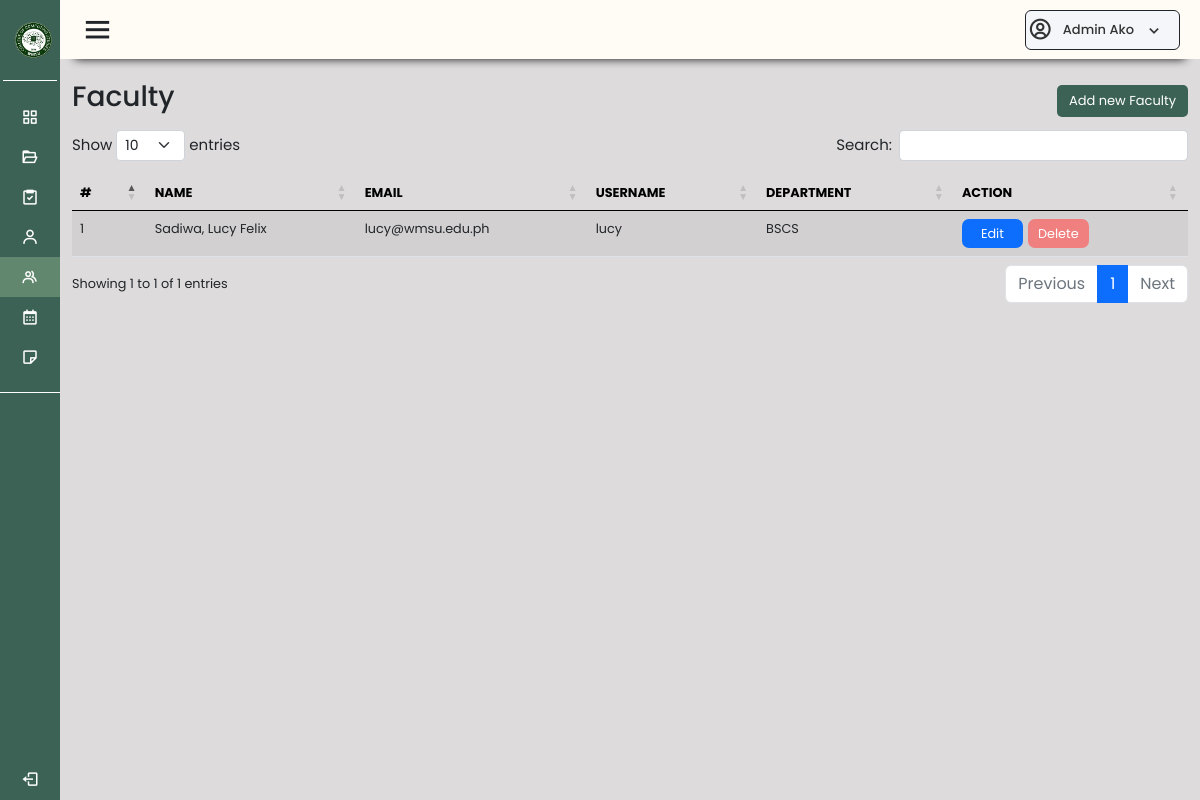
The page /admin/manage_faculty.php (signed in) on the database as committed earlier.
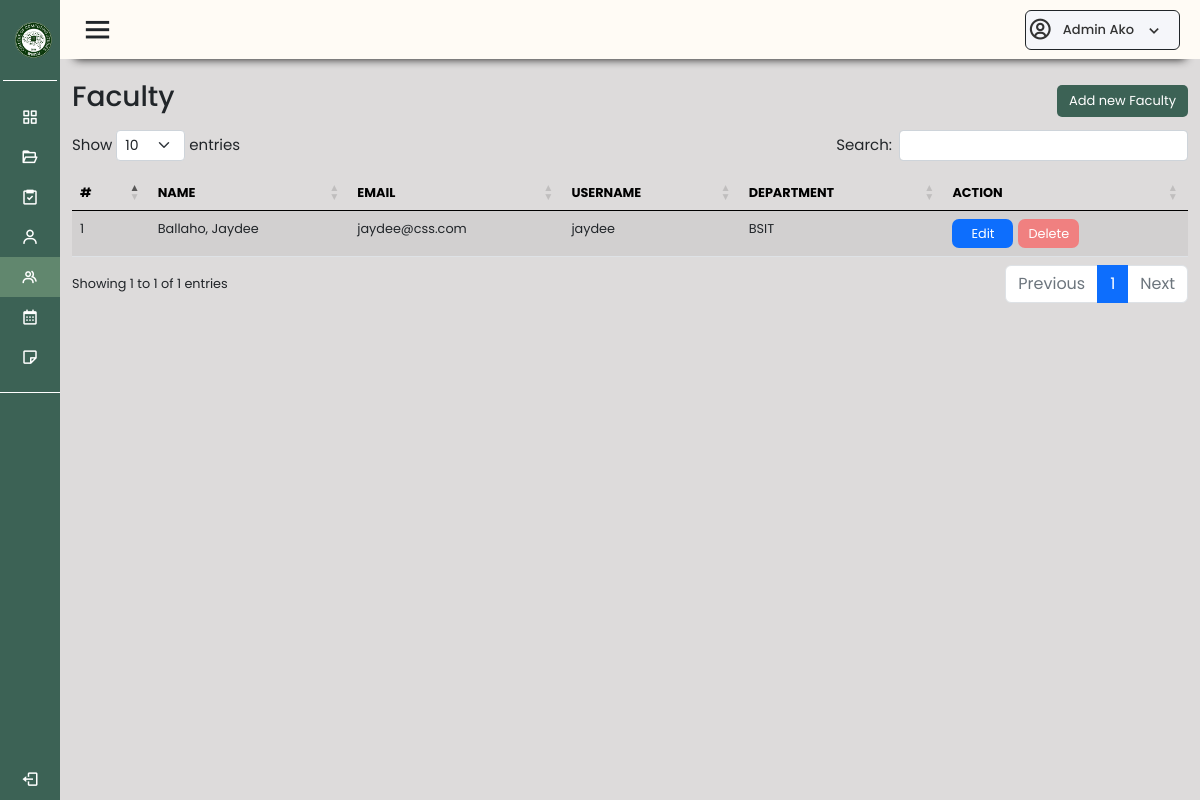
The same page on the database as committed later.
### tables this page shows
CREATE TABLE `faculty` (
  `id` int(11) NOT NULL,
  `firstname` varchar(255) NOT NULL,
  `lastname` varchar(255) NOT NULL,
  `email` varchar(100) NOT NULL,
  `username` varchar(255) NOT NULL,
  `password` varchar(100) NOT NULL,
  `department` varchar(100) NOT NULL,
  `contact_number` int(15) NOT NULL,
  `type` varchar(100) NOT NULL,
  `created_at` timestamp NOT NULL DEFAULT current_timestamp(),
  `updated_at` timestamp NOT NULL DEFAULT current_timestamp() ON UPDATE current_timestamp()
);

### class/faculty.class.php (called while the page is built, shortened)
<?php
require_once 'database.php';
class Faculty{
    protected $db;
    function __construct()
    {
        $this->db = new Database();
    }
    function show(){
        $sql = "SELECT * FROM faculty ORDER BY CONCAT('lastname',', ','firstname') ASC;";
        $query=$this->db->connect()->prepare($sql);
        if($query->execute()){
            $data = $query->fetchAll();
        }
        return $data;
    }
}
?>

### class/database.php (called while the page is built)
<?php
class Database{
    private $host = 'localhost';
    private $username = 'root';
    private $password = '';
    private $database = 'tams';
    protected $connection;
    function connect(){
        try
			{
				$this->connection = new PDO("mysql:host=$this->host;dbname=$this->database",
											$this->username, $this->password);
			}
			catch (PDOException $e)
			{
				echo "Connection error " . $e->getMessage();
			}
        return $this->connection;
    }
}
?>

### admin/manage_faculty.php (the view, shortened to what this page needs)
<?php
        require_once '../class/database.php';
        require_once '../class/faculty.class.php';
?>
<!DOCTYPE html>
<html lang="en">
<head>
    <link rel="stylesheet" href="../css/style.css">
    <link href='https://unpkg.com/boxicons@2.1.4/css/boxicons.min.css' rel='stylesheet'>
    <link rel="stylesheet" href="https://cdnjs.cloudflare.com/ajax/libs/twitter-bootstrap/5.2.0/css/bootstrap.min.css">
    <link rel="stylesheet" href="https://cdn.datatables.net/1.13.1/css/dataTables.bootstrap5.min.css">
</head>
<body>
    <div class="sidebar-admin">
        <div class="logo-details">
            <img class="sidebar-logo" src="../img/rlogo.png" alt="logo ccs">
            <span class="logo_name">Thesis Repositories</span>
        </div>
        <hr class="line-ko">
        <ul class="navi-links">
            <li>
                <a href="../admin/dashboard.php">
                    <i class='bx bx-grid-alt'></i>
                    <span class="link-name">Dashboard</span>
                </a>
            </li>
            <li>
                <a href="../admin/archives.php">
                    <i class='bx bx-folder-open'></i>
                    <span class="link-name">Archives</span>
                </a>
            </li>
            <li>
                <a href="../admin/thesis_status.php">
                    <i class='bx bx-task'></i>
                    <span class="link-name">Thesis Status</span>
                </a>
            </li>
            <li>
                <a href="../admin/manage_students.php">
                    <i class='bx bx-user'></i>
                    <span class="link-name">Manage Student</span>
                </a>
            </li>
            <li>
                <a class ="side-active" href="../admin/manage_faculty.php">
                    <i class='bx bx-group' ></i>
                    <span class="link-name">Manage Faculty</span>
                </a>
            </li>
            <li>
                <a href="../admin/manage_schedules.php">
                    <i class='bx bx-calendar' ></i>
                    <span class="link-name">Managae Schedule</span>
                </a>
            </li>
            <li>
                <a href="../admin/manage_rubricks.php">
                    <i class='bx bx-note'></i>
                    <span class="link-name">Manage Rubricks</span>
                </a>
            </li>
            <li class="logout" id="logout-link">
                <a href="../login/logout.php">
                    <i class='bx bx-log-out'></i>
                    <span class="link-name">Logout</span>
                </a>
            </li>
        </ul>
    </div>
    <section class="home-section">
        <nav>
            <div class="sidebar-menu">
                <i class='bx bx-menu sidebarBtn'></i>
            </div>
            <div class="profile-details">
                <i class='bx bx-user-circle'></i>
                <span class="admin_name"><?php echo $_SESSION['fullname']?></span>
                <i class='bx bx-chevron-down'></i>
            </div>
        </nav>
        <div class="container">
            <div class="head-cont">
                <h3 class="table-title">Faculty</h3>
                <button type="button" class="btn btn-primary add-button" data-bs-toggle="modal" data-bs-target="#exampleModal">
                    Add new Faculty
                </button>
            </div>
                    <table id="example" class="table table-striped" style="width:100%">
                        <thead>
                            <tr>
                                <th>#</th>
                                <th>Name</th>
                                <th>Email</th>
                                <th>Username</th>
                                <th>Department</th>
                                <?php
                                    if($_SESSION['user_type'] == 'admin'){
                                ?>
                                    <th class="action">Action</th>
                                <?php
                                    }
                                ?>
                            </tr>
                        </thead>
                        <tbody>
                        <?php
                            require_once '../class/faculty.class.php';
                            $faculty = new Faculty();
                            $i = 1;
                            foreach ($faculty->show() as $value){
                        ?>
                            <tr>
                                <td><?php echo $i ?></td>
                                <td><?php echo $value['lastname'] . ', ' . $value['firstname'] ?></td>
                                <td><?php echo $value['email'] ?></td>
                                <td><?php echo $value['username'] ?></td>
                                <td><?php echo $value['department'] ?></td>
                                <?php
                                    if($_SESSION['user_type'] == 'admin'){
                                ?>
                                    <td>
                                        <div class="actions">
                                            <a class="action-edit" href="#">Edit</a>
                                             <a class="action-delete" href="delete_faculty.php?id=<?php echo $value['id'] ?>" >Delete</a>
                                        </div>
                                    </td>
                                <?php
                                    }
                                ?>
                            </tr>
                        <?php
                            $i++;
                        }
                        ?>
                        </tbody>
                    </table>
                </div>
    </section>
</body>
</html>

### css/style.css (style rules this page uses)
* { margin: 0; padding: 0; box-sizing: border-box; text-decoration: none; font-family: 'Poppins', sans-serif; }
:root { --maincolor: #3C6255; --maincolorMdark: #61876E; --maincolor_light: rgb(180, 224, 183); --cancelcolor: #EB1D36; --cancelcolor_light: #FA9494; --uppernav: #FFFBF5; }
body { width: 100%; font-family: 'Poppins', sans-serif; background: #dddbdb; }
.sidebar-admin { position: fixed; height: 100%; width: 250px; background: var(--maincolor); transition: all 0.4s ease; }
.sidebar-admin .logo-details { height: 80px; width: 100%; display: flex; align-items: center; }
.sidebar-admin .logo-details .logo_name { font-size: 17px; font-weight: 400; color: #ffff; margin: 0 auto; padding-right: 15px; }
.sidebar-admin .navi-links { margin-top: 16px; padding-left: 0; text-decoration: none; }
.sidebar-admin .navi-links li { height: 40px; width: 100%; list-style: none; }
.sidebar-admin .navi-links li a { height: 100%; width: 100%; display: flex; align-items: center; transition: all 0.3s ease; }
.sidebar-admin .navi-links .side-active { background: var(--maincolorMdark); }
.sidebar-admin .navi-links li a i { min-width: 60px; text-align: center; color: #fff; font-size: 18px; }
a { text-decoration: none !important; }
.sidebar-admin .logo-details .sidebar-logo { max-width: 60px; padding-left: 15px; padding-right: 8px; }
.sidebar-admin .navi-links li a .link-name { color: #ffff; font-size: 14px; font-weight: 300; }
.line-ko { color: 1px solid var(--uppernav); width: 90%; align-items: center; justify-content: center; text-align: center; margin: auto; white-space: nowrap; }
hr { color: white !important; border-top: 1px solid !important; opacity: 70 !important; }
html { width: 100%; height: 100%; background: #dddbdb; }
.home-section { background: #dddbdb; min-height: 100vh; position: relative; width: calc(100% - 250px); left: 250px; transition: all 0.4s ease; }
.home-section nav { position: fixed; width: calc(100% - 250px); left: 250px; background: var(--uppernav); height: 59px; padding: 0 20px; display: flex; align-items: center; justify-content: space-between; transition: all 0.5s ease; z-index: 99; box-shadow: 0px 15px 10px -15px #111; }
.home-section nav .sidebar-menu { display: flex; align-items: center; font-size: 18px; font-weight: 450; }
.home-section nav .sidebar-menu i { font-size: 35px; margin-right: 10px; }
.home-section nav .profile-details { display: flex; height: 40px; min-width: 148px; background: #f5f6fa; border: 1px solid; border-radius: 6px; padding: 0 15px 0 2px; justify-content: center; align-items: center; }
nav .profile-details .bx-user-circle { font-size: 25px; object-fit: cover; border-radius: 6px; }
nav .profile-details .admin_name { font-size: 13px; font-weight: 500; color: #333; margin: 0 10px; align-items: center; white-space: nowrap; }
nav .profile-details i { color: #333; font-size: 20px; }
#logout-link { position: absolute; bottom: 0; margin-bottom: 1px; }
thead { color: black !important; border-bottom: black !important; text-transform: uppercase; }
.actions { display: flex; }
a.action-edit { background-color: #0D6EFD; padding: 5px 19px; border-radius: 7px; text-decoration: none; color: white !important; }
a.action-delete { background-color: lightcoral; margin-left: 5px; padding: 5px 10px; border-radius: 7px; text-decoration: none; color: white !important; }
.container { font-size: 80%; }
.container .head-cont { padding-top: 80px; display: flex; justify-content: space-between; align-items: center; }
h3.table-title { align-items: center !important; }
.container .add-button { background-color: var(--maincolor); color: #ffff; border-radius: 5px; font-size: 13px; border: var(--maincolor); }
@media (max-width: 1242px) { .sidebar-admin { width: 60px; } }
@media (max-width: 1242px) { .home-section { width: calc(100% - 60px); left: 60px; } }
@media (max-width: 1242px) { .home-section nav { width: calc(100% - 60px); left: 60px; } }

Rows that differ between the two databases and show on the page:
removed faculty: lastname "Sadiwa", firstname "Lucy Felix", email "lucy@wmsu.edu.ph", username "lucy", department "BSCS"
added faculty: lastname "Ballaho", firstname "Jaydee", email "jaydee@css.com", username "jaydee", department "BSIT"
